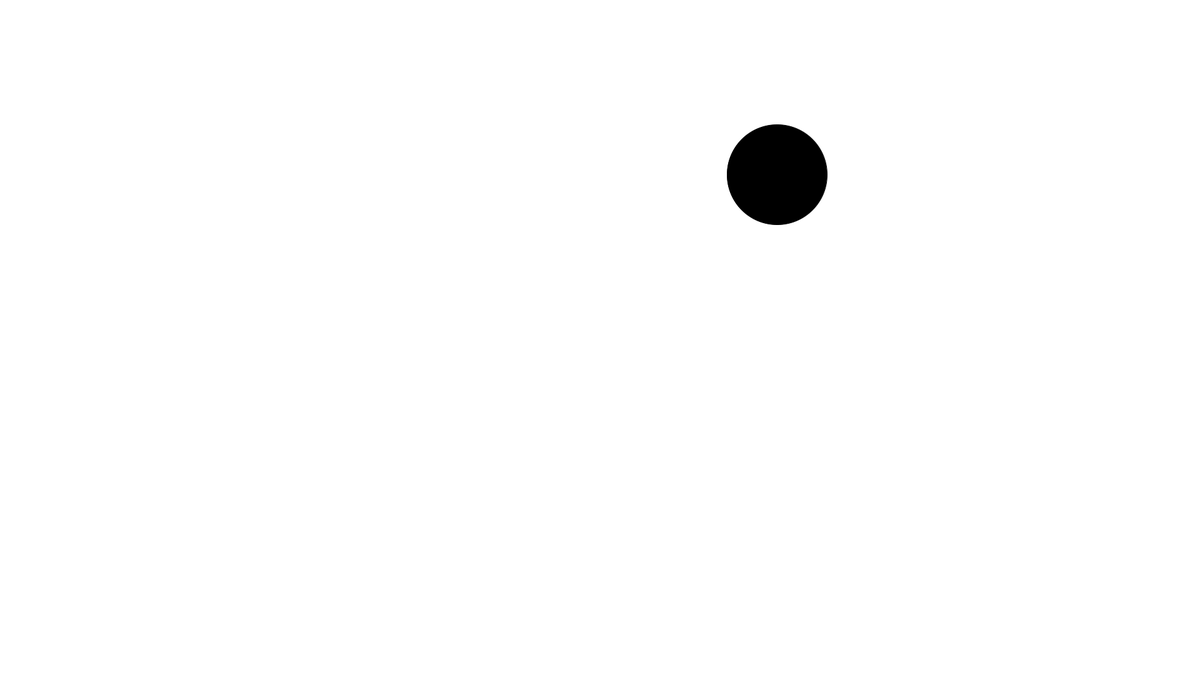
Frame 1 (no input)
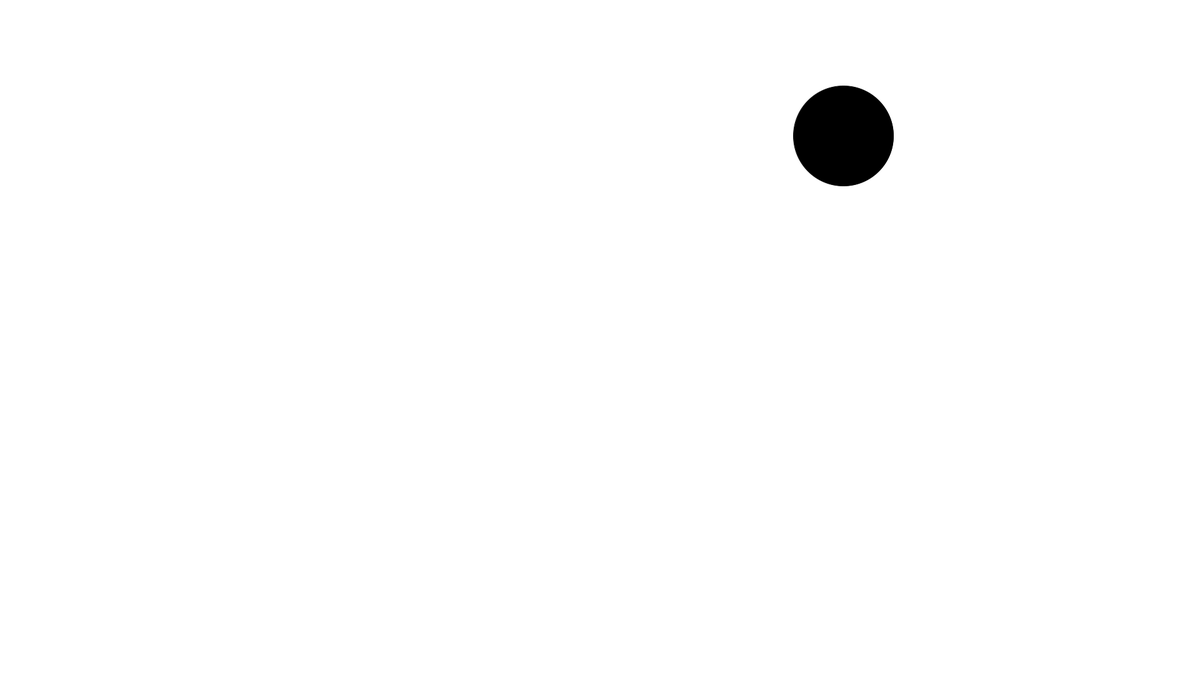
Frame 60 (the mouse pressed at the canvas centre just before this capture)
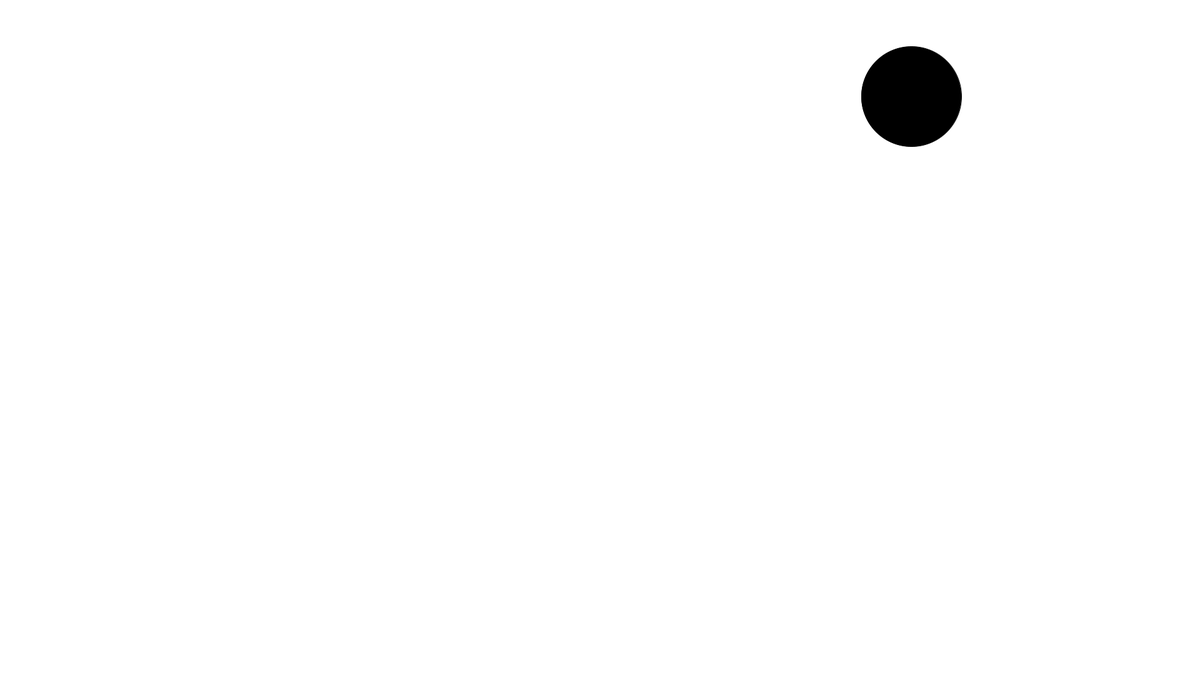
Frame 120 (the mouse held since frame 60 and released just before this capture)

The Processing sketch that drew these frames (run headless with seeded random() and noise(); from frame 60 on, the mouse is pressed at the canvas centre):

// Processing sketch: vector_ball
// ── vector_ball.pde
Mover mover;
 
void setup() {
  size(1920,1080);
  mover = new Mover();
}
 
void draw() {
  background(255);
 
  mover.update();
  mover.checkEdges();
  mover.display();
}
 
class Mover {
 
  PVector location;
  PVector velocity;
  color fill;

 
  Mover() {
    location = new PVector(random(width),random(height));
    velocity = new PVector(random(-2,2),random(-2,2));
  }
 
  void update() {
    location.add(velocity);
  }
 
  void display() {
    stroke(0);
    fill(fill);
    ellipse(location.x,location.y,160,160);
  }
 
  void checkEdges() {
    if (location.x > width) {
      //location.x = 0;
      fill = color(random(255), random(255), random(255));
      velocity.x = velocity.x * -1;
    } else if (location.x < 0) {
      fill = color(random(255), random(255), random(255));
      //location.x = width;
      velocity.x = velocity.x * -1;
    }
 
    if (location.y > height) {
      //location.y = 0;
      fill = color(random(255), random(255), random(255));
      velocity.y = velocity.y * -1;
    } else if (location.y < 0) {
      //location.y = height;
      fill = color(random(255), random(255), random(255));
      velocity.y = velocity.y * -1;
    }
  }
}
